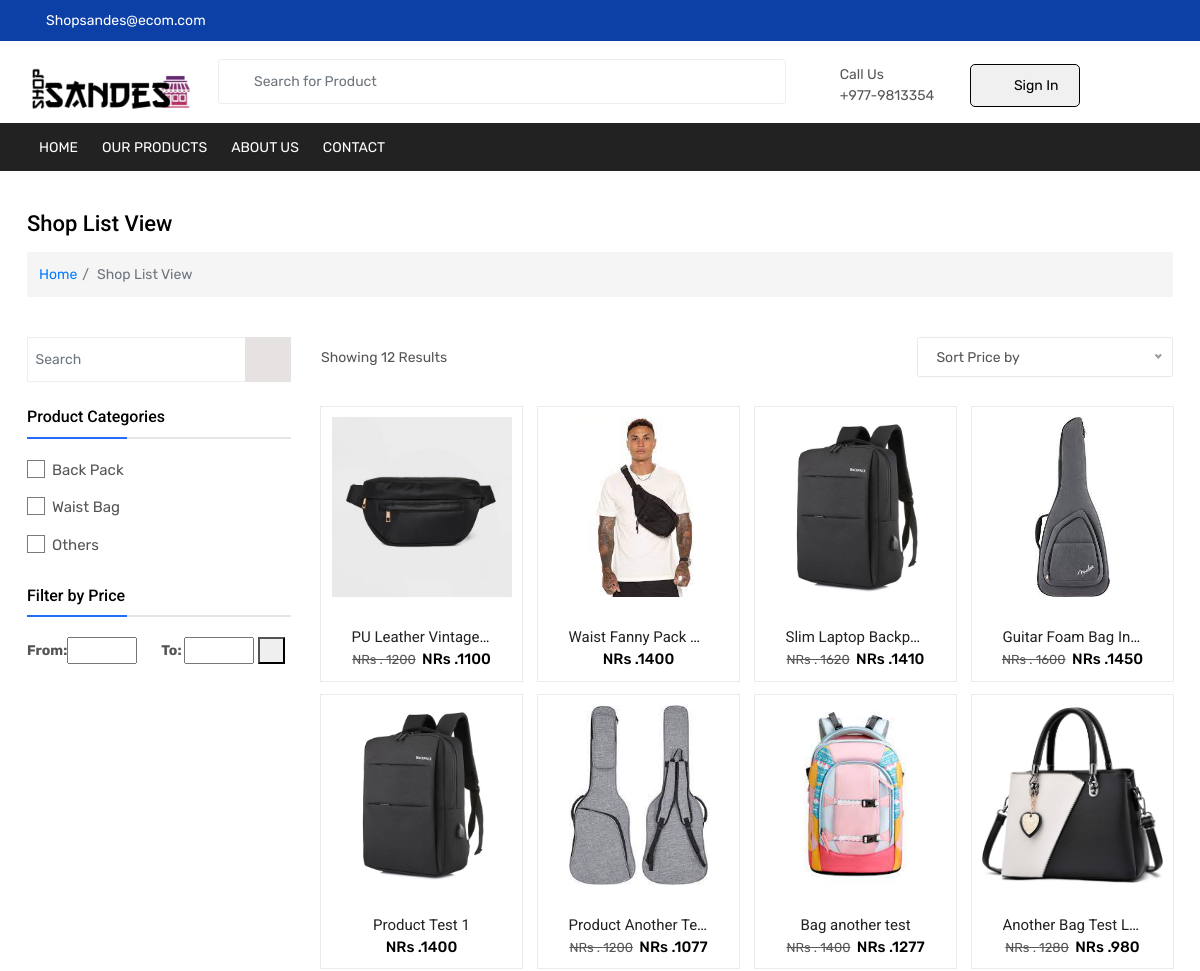
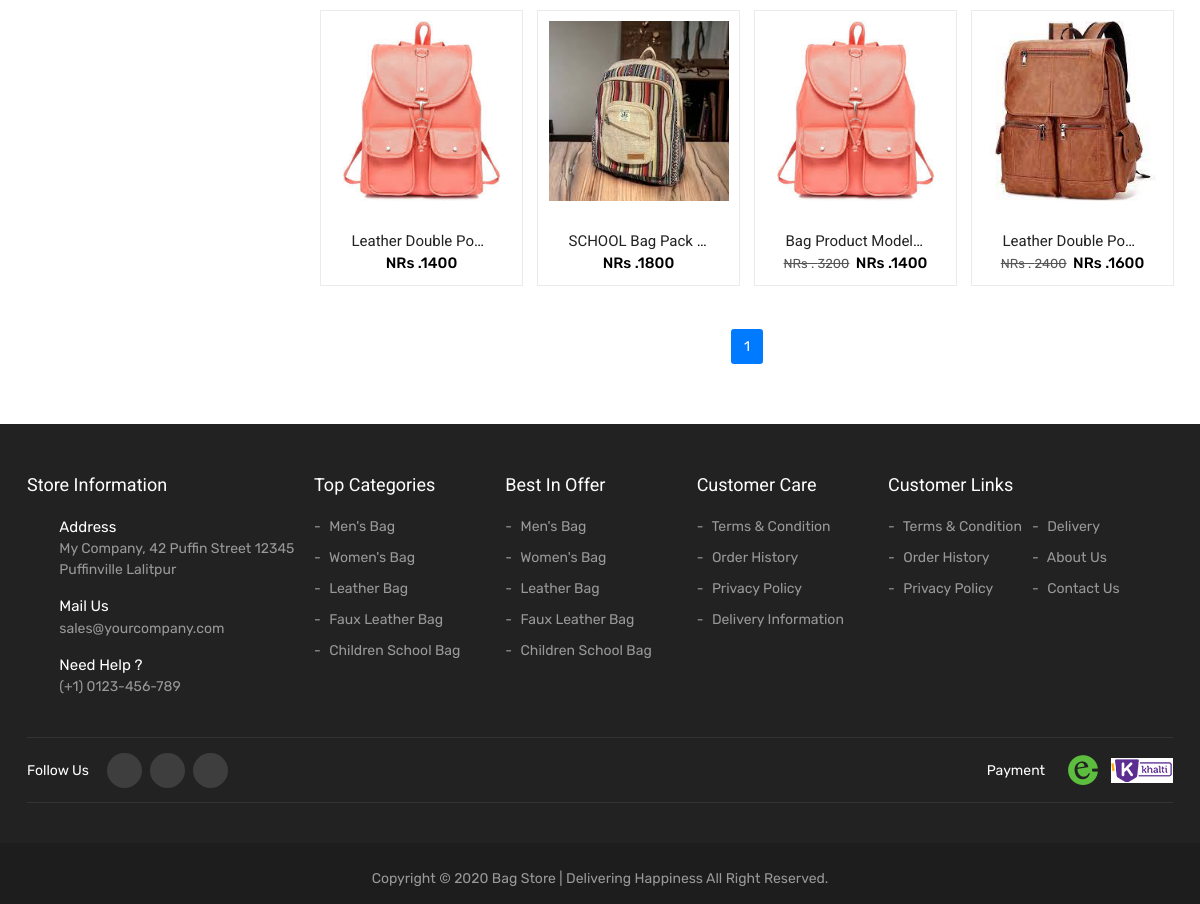
Page /Our-products/ on the committed database (2 pictures, top to bottom).
### products/models.py (models this page shows, shortened)
class Product(models.Model):
    name = models.CharField(max_length=180)
    description = models.TextField()
    image = models.ImageField(upload_to='products', validators=[FileExtensionValidator(allowed_extensions=['jpg', 'jpeg', 'png', 'webp'])])
    image2 = models.ImageField(upload_to='products',blank=True, null=True, validators=[FileExtensionValidator(allowed_extensions=['jpg', 'jpeg', 'png', 'webp'])])
    image3 = models.ImageField(upload_to='products',blank=True, null=True, validators=[FileExtensionValidator(allowed_extensions=['jpg', 'jpeg', 'png', 'webp'])])
    availabilty = models.CharField(max_length=50, choices=Availabilty.choices, default='available')
    price = models.PositiveIntegerField()
    discount = models.PositiveIntegerField(blank= True,null=True)
    new_price = models.PositiveIntegerField(default=0)
    refundable = models.CharField(max_length=10, choices=RefundableChoices.choices, default='yes')
    type = models.CharField(max_length=30, choices=Type.choices, default='backpack')
    gender = models.CharField(max_length=30, choices=Gender.choices, default='male')
    width = models.IntegerField()
    height = models.IntegerField()
    color = models.CharField(max_length=30)
    quantity = models.IntegerField()
    entry_by = models.ForeignKey(User, on_delete=models.PROTECT)
    entry_date = models.DateTimeField(auto_now_add=True)

### home/views.py (the view)
# urls.py: path('Our-products/', views.product_listing_display, name='product_listing_display'),
def product_listing_display(request):
    all_data = Product.objects.all()
    paginator = Paginator(all_data, 12)
    page_number = request.GET.get('page')
    data = paginator.get_page(page_number)
    context = {
        'data': data,
        'total': all_data,
    }
    return render(request, 'product_listing.html', context)

### home/templates/product_listing.html (shortened to what this page needs)
{% extends 'base.html' %}
{% load static %}
{% block css %}
<link rel="stylesheet" href="{% static 'css/product_listing.css' %}">
{% endblock %}
{% block content %}
<section class="page__breadcrumb">
    <div class="container">
      <div class="breadcrumb__title">
        <h2>Shop List View </h2>
      </div>
      <ol class="breadcrumb indigo lighten-4">
        <li class="breadcrumb-item"><a class="black-text" href="{% url 'home' %}">Home</a></li>
        <li class="breadcrumb-item active">Shop List View</li>
      </ol>
    </div>
</section>
  <main>
    <section class="main__content">
      <div class="page__listing">
        <div class="container">
          <div class="row ">
            <div class="col* col-md-4 col-lg-3 col__left">
              <div class="side__filter sticky-top">
                <form method="POST" action="{% url 'search_products' %}">
                  <div class="form-group">
                    <input type="text" name="search" class="form-control" placeholder="Search">
                    <button type="submit"><i class="las la-search"></i></button>
                  </div>
                </form>
                <form id="searchForm" action="{% url 'filter_cat' %}" method="post">
                  <div class="filter__list">
                    <h3 class="filter__title">Product Categories</h3>
                    <ul>
                        <li class="custom-checkbox">
                            <label for="check-1">Back Pack</label>
                        </li>
                        <li class="custom-checkbox">
                            <label for="check-2">Waist Bag</label>
                        </li>
                        <li class="custom-checkbox">
                            <label for="check-3">Others</label>
                        </li>
                    </ul>
                </div>
              </form>
                <div class="filter__list">
                  <h3 class="filter__title">Filter by Price</h3>
                  <div class="range_slide">
                    <form action="{% url 'filter_by_price' %}" method="post">
                        <strong>From:</strong><input style="width: 7rem;" type="number" name="from">
                        <strong>To: </strong><input style="width: 7rem;" type="number" name="to">
                        <button type="submit"><i class="las la-search"></i></button>
                    </form>
                  </div>
                </div>
              </div>
            </div>
            <div class="col* col-md-8 col-lg-9 col__right">
             <div class="prd__filter">
               <div class="prd__filterFlex">
                 <div class="prd__filter--left">
                  <p>Showing {{total.count}} Results</p>
                 </div>
                 <div class="prd__filter--right">
                 </div>
               </div>
             </div>
              <div class="row no-gutters">
                {% for d in data %}
                <div class="col* col-md-6 col-lg-3 prd__list1 prd__xs">
                  <div class="single__prd">
                    <a href="#">
                      <figure>
                        <img src="{{d.image.url}}" class="img-fluid" alt="title">
                      </figure>
                    </a>
                    <div class="singlePrd__infos">
                      <div class="prd__star">
                        <i class="las la-star"></i>
                        <i class="las la-star"></i>
                        <i class="las la-star"></i>
                        <i class="las la-star"></i>
                        <i class="las la-star-half-alt"></i>
                      </div>
                      <h3><a href="#">{{d.name}}</a></h3>
                      <div class="prd__price">
                        {% if d.discount %}
                        <del>NRs . {{d.price}}</del>
                        {% endif %}
                        <span class="new__price">NRs .{{d.new_price}}</span>
                      </div>
                    </div>
                  </div>
                </div>
                {% endfor %}
              </div>
              <div class="prd__pagination">
                <nav>
                    <ul class="pagination d-flex justify-content-center flex-wrap pagination-flat pagination-success">
                        {% for num in data.paginator.page_range %}
                            {% if data.number == num %}
                                <li class="page-item active"><span class="page-link">{{ num }}</span></li>
                            {% else %}
                                <li class="page-item"><a class="page-link" href="?page={{ num }}" data-abc="true">{{ num }}</a></li>
                            {% endif %}
                        {% endfor %}
                    </ul>
                </nav>
            </div>
            </div>
          </div>
        </div>
      </div>
    </section>
</main>
{% endblock %}

### static/css/product_listing.css (style rules this page uses)
.custom-checkbox { cursor: pointer; list-style: none; margin-bottom: 5px; }
.custom-checkbox label::before { content: '\2022'; color: #000; font-size: 12px; margin-right: 5px; }

### rows in the picture
Product: image (picture), name "PU Leather Vintage…", price "1200", new_price "1100"
Product: image (picture), name "Waist Fanny Pack…", new_price "1400"
Product: image (picture), name "Slim Laptop Backp…", price "1620", new_price "1410"
Product: image (picture), name "Guitar Foam Bag In…", price "1600", new_price "1450"
Product: image (picture), name "Product Test 1", new_price "1400"
Product: image (picture), name "Product Another Te…", price "1200", new_price "1077"
Product: image (picture), name "Bag another test", price "1400", new_price "1277"
Product: image (picture), name "Another Bag Test L…", price "1280", new_price "980"
Product: image (picture), name "Leather Double Po…", new_price "1400"
Product: image (picture), name "SCHOOL Bag Pack…", new_price "1800"
Product: image (picture), name "Bag Product Model…", price "3200", new_price "1400"
Product: image (picture), name "Leather Double Po…", price "2400", new_price "1600"

### other values in the picture
{{ total.count }} "12"
{{ num }} "1"
